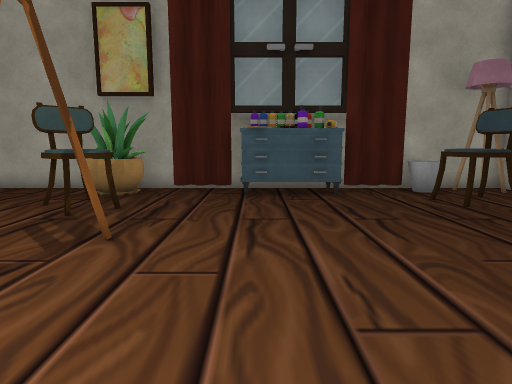
[1] (above)

15 first-person views from a walk through a Unity game level. The camera is 1.2 m above the floor, tilts 8° down and sees 75° across. The floor is counted in squares, 0.9 m on a side. Each view is taken from the middle of a square. On the plan, view 1 faces up. The plan holds only what a view shows up to about 15 squares ahead; the rest is blank. The place goes on beyond the plan. The player character is not drawn. Some animated figures are left out. Some surface patterns are stand-ins.

[2]
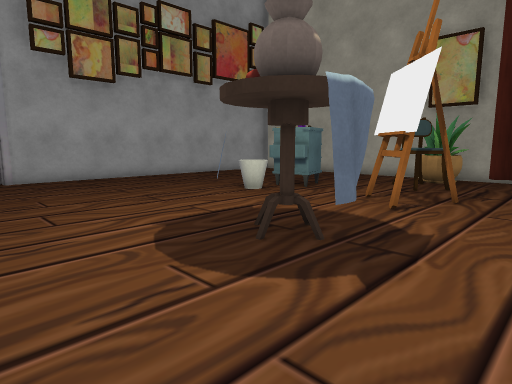

[3]
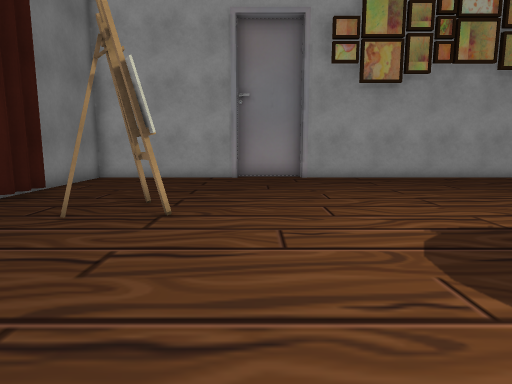

[4]
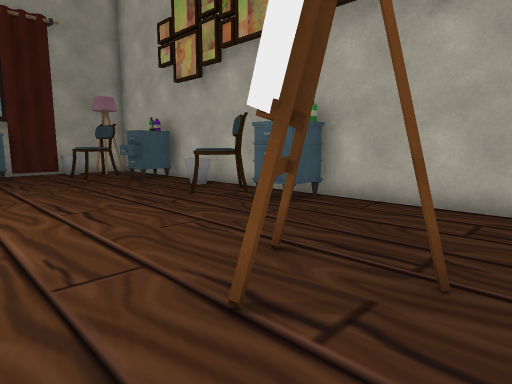

[5]
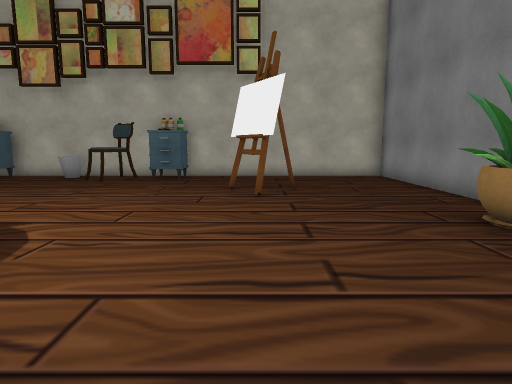

[6]
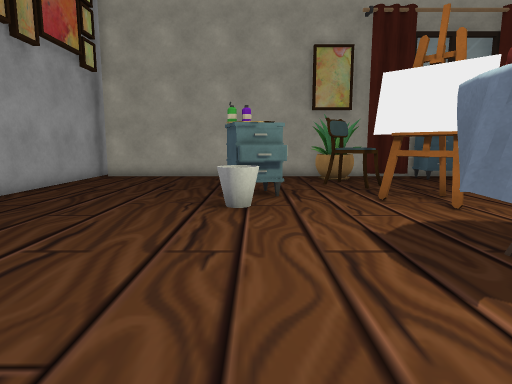

[7]
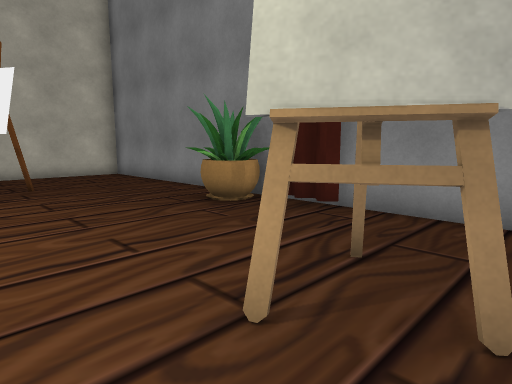

[8]
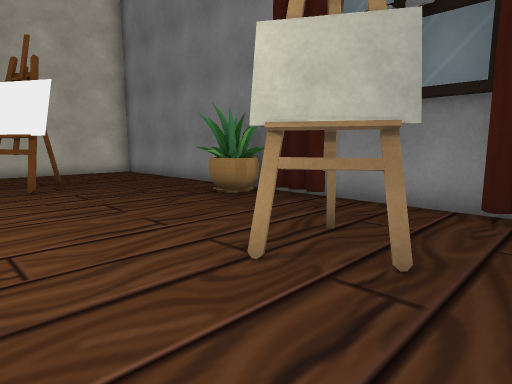

[9]
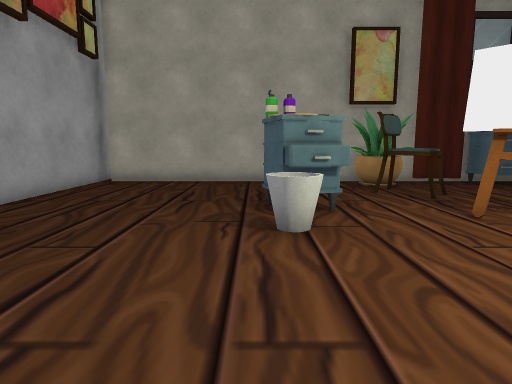

[10]
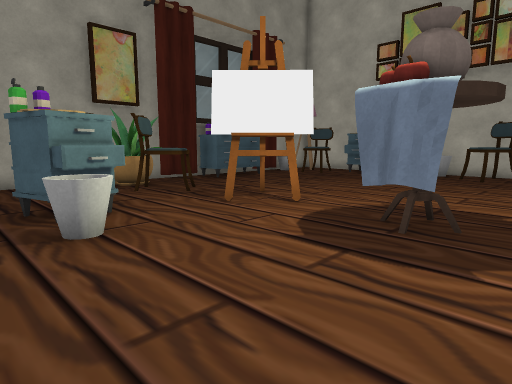

[11]
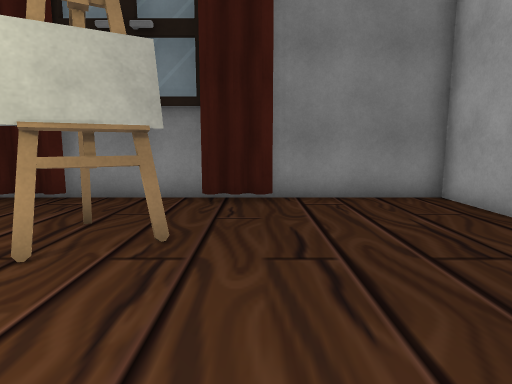

[12]
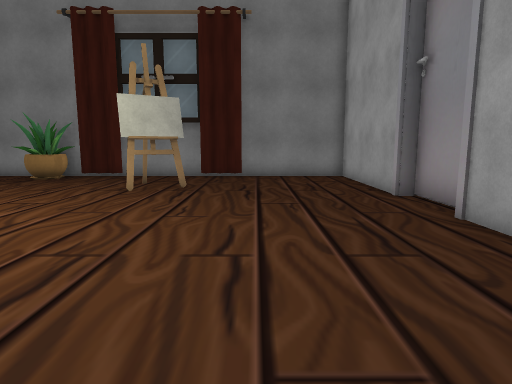

[13]
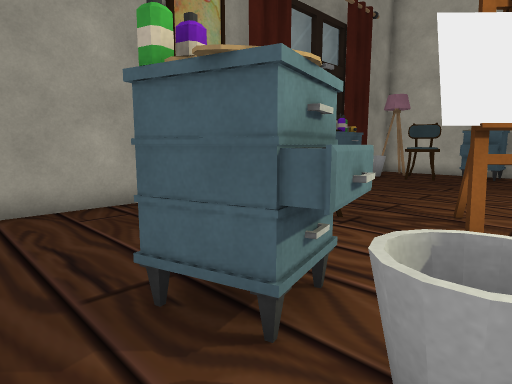

[14]
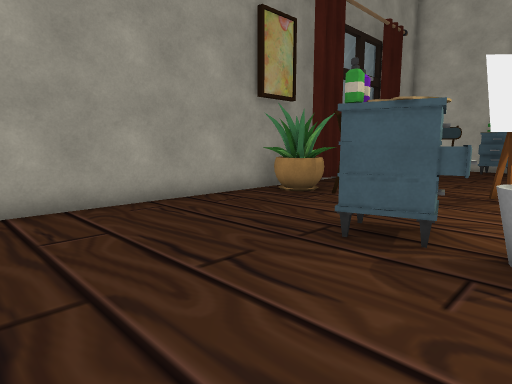

[15]
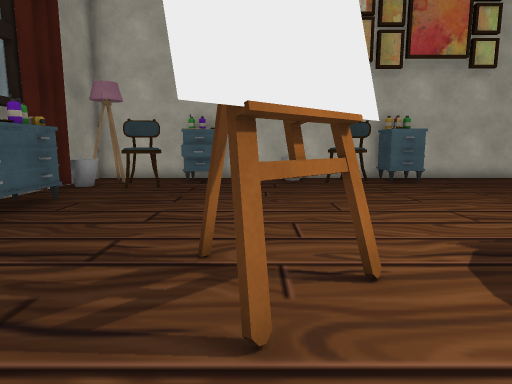

### Floor plan
Key: @ floor where view 1 was taken; # wall or solid block; . floor; ^ raised ledge; T thing the floor can be seen under or through; O other object.
Columns run from 14 left of view 1 to 8 right of it. Each row starts with its distance up from view 1.
 11 ##########
 10 #........##########O#
  9 #.........##..###..O#
  8 #.........#........^#
  7 #.........^^.......^###
  6 #...................###
  5 #......#..............#
  4 #......#..OO..........#
  3 #.....OO...O.........O#
  2 #....................O#
  1 #...................^##
  0 #..........#..@.....###
 -1 #...................###
 -2 #...................###
 -3 #.....................#
 -4 #................O....#
 -5 #...............OO....#
 -6 #......TT........O....#
 -7 #......TT.............#
 -8 #.....................#
 -9 #...........##........#
-10 #....##...####........#
-11 #######################

Positions as (right, up) in squares from view 1, and headings:
1: (0, 0), facing up
2: (0, -4), facing up-left
3: (0, -4), facing left
4: (0, -7), facing up-right
5: (-7, -5), facing right
6: (-7, -4), facing up
7: (-8, -4), facing down-right
8: (-9, -3), facing down-right
9: (-8, -2), facing up
10: (-9, -2), facing up-right
11: (-9, -2), facing down
12: (-10, 4), facing down
13: (-9, 3), facing up-right
14: (-12, 3), facing up-right
15: (-6, 4), facing right
